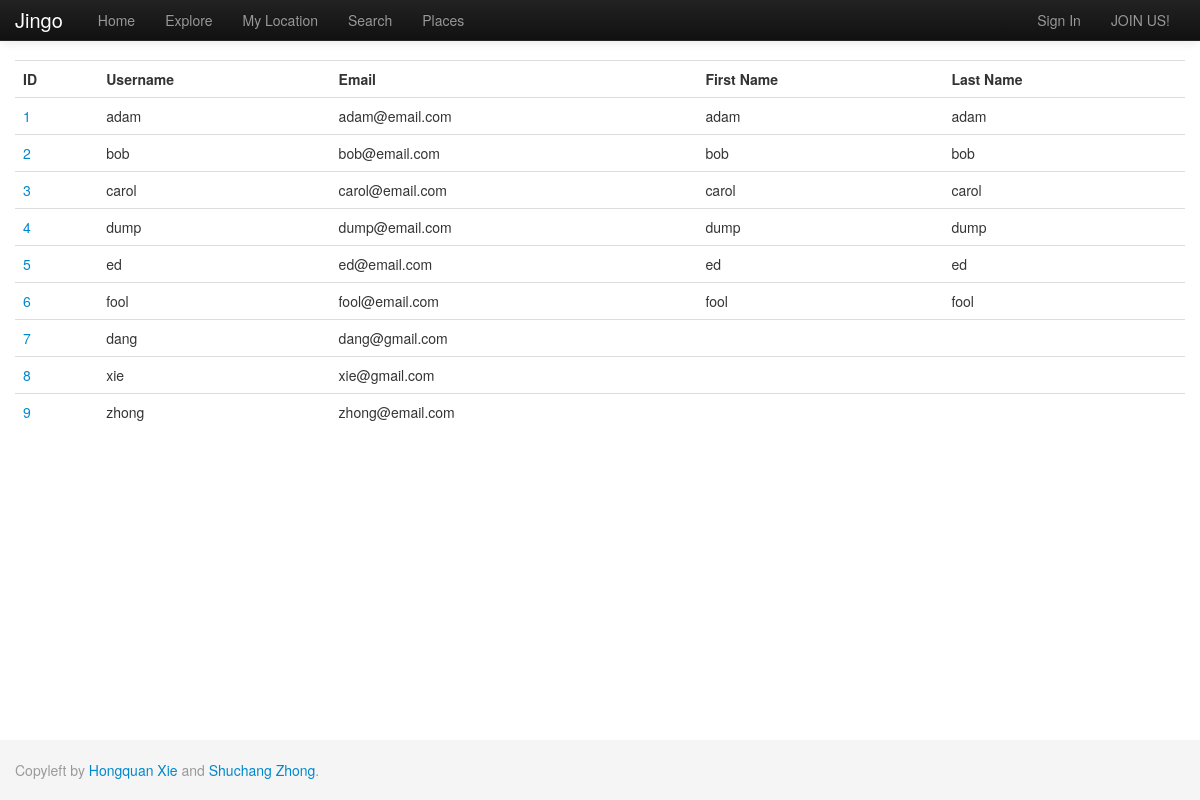
Page /index.php/search/user on the committed database.
### tables this page shows
CREATE TABLE IF NOT EXISTS `user` (
  `uid` int(11) NOT NULL AUTO_INCREMENT,
  `uname` varchar(50) NOT NULL,
  `email` varchar(50) NOT NULL,
  `password` varchar(50) NOT NULL,
  `dt_inserted` datetime NOT NULL,
  `dt_edited` timestamp NOT NULL DEFAULT '0000-00-00 00:00:00' ON UPDATE CURRENT_TIMESTAMP,
  `first_name` varchar(50) NOT NULL,
  `last_name` varchar(50) NOT NULL,
  `gender` tinyint(1) DEFAULT NULL,
  `photo` varchar(100) DEFAULT NULL,
  `description` varchar(1000) NOT NULL,
  `last_latitude` float NOT NULL DEFAULT '0',
  `last_longitude` float NOT NULL DEFAULT '0',
  `current_state` varchar(50) NOT NULL,
  `active` tinyint(1) NOT NULL DEFAULT '1',
  PRIMARY KEY (`uid`),
  UNIQUE KEY `email` (`email`,`uname`)
);

### application/controllers/search.php (called while the page is built, shortened)
<?php
class Search extends CI_Controller{
    public function __construct(){
        $this->load->helper('view_helper');
        $this->load->view('header');
    }
    public function user(){
    	$q = $this->input->get('q');
    	$this->load->model('User');
    	$this->User->searchQ = $q;
    	$data['users'] = $this->User->get();
    	$this->load->view('search_user',$data);
    	$this->load->view('footer');
    }
}

### index.php (called while the page is built, shortened)
<?php
require_once BASEPATH.'core/CodeIgniter.php';

### application/models/user.php (called while the page is built, shortened)
<?php
class User extends CI_Model {
    function get($params=null){
		$this->db->select('*');
		$this->db->from('user');
		$where = ' 1=1 ';
		if(isset($this->searchQ)){
			$q = $this->db->escape('%'.$this->searchQ.'%');
			$where .= " AND ((LOWER(user.uname) LIKE $q) OR (LOWER(user.email) LIKE $q)
						OR (LOWER(user.uid) LIKE $q))";
		}
		if($params){
			$params['user.active']=1;
			$this->db->where($params);
		}else
			$this->db->where($where, null, false);
		$query = $this->db->get();
        return $query->result_array();
    }
}

### application/views/search_user.php (the view)
<table id="search_user" class="table table-hover">
	<tbody>
<?php	if($users){?>
		<th>ID</th>
		<th>Username</th>
		<th>Email</th>
		<th>First Name</th>
		<th>Last Name</th>
<?php		foreach($users as $user){
?>				<tr>
					<td><a href="/trunk/index.php/user?uid=<?php echo $user['uid'];?>" ><?php echo $user['uid'];?></a></td>
					<td><?php echo $user['uname'];?></td>
					<td><?php echo $user['email'];?></td>
					<td><?php echo $user['first_name'];?></td>
					<td><?php echo $user['last_name'];?></td>
				</tr>
<?php		}
		}else{?>
				<tr><div style="color: #ff0000"><?php echo "No resultes";?></div></tr>
<?php	}?>
	</tbody>
</table>

### rows in the picture
user: uid "1", uname "adam", email "adam@email.com", first_name "adam", last_name "adam"
user: uid "2", uname "bob", email "bob@email.com", first_name "bob", last_name "bob"
user: uid "3", uname "carol", email "carol@email.com", first_name "carol", last_name "carol"
user: uid "4", uname "dump", email "dump@email.com", first_name "dump", last_name "dump"
user: uid "5", uname "ed", email "ed@email.com", first_name "ed", last_name "ed"
user: uid "6", uname "fool", email "fool@email.com", first_name "fool", last_name "fool"
user: uid "7", uname "dang", email "dang@gmail.com"
user: uid "8", uname "xie", email "xie@gmail.com"
user: uid "9", uname "zhong", email "zhong@email.com"
